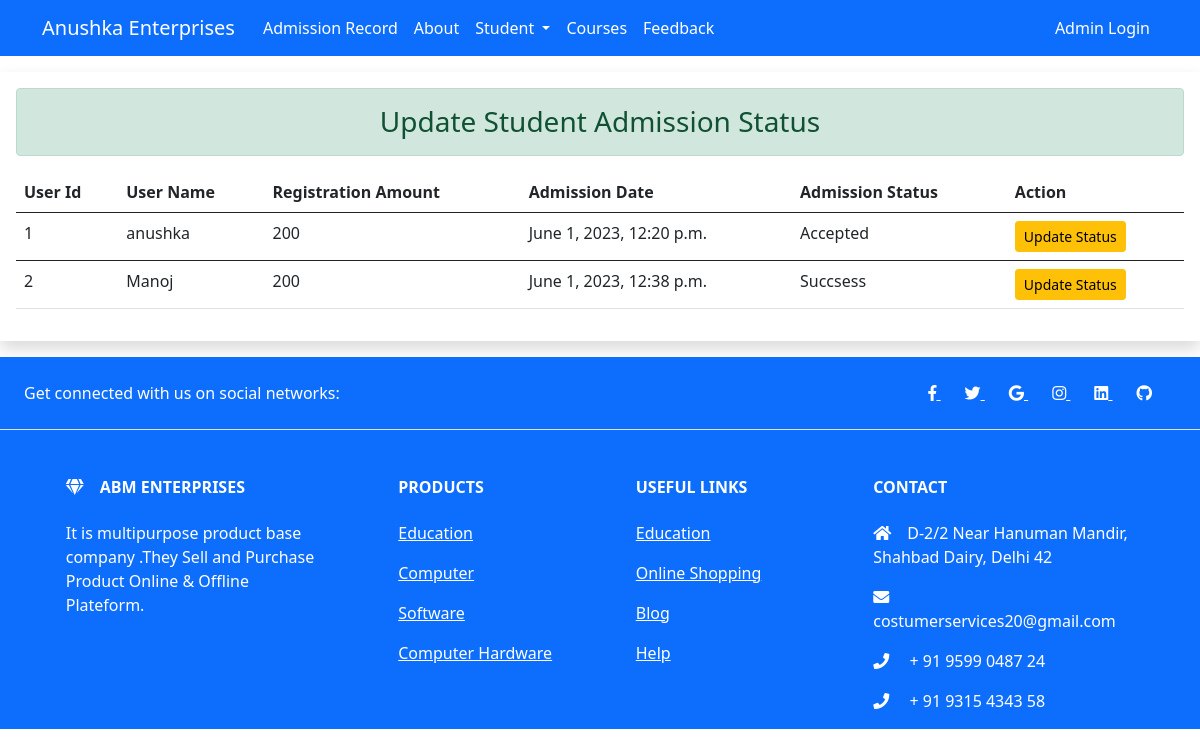
Page /adminn/admissionstatus/ on the committed database.
### edu/models.py (models this page shows)
class Admission_Status(models.Model):
    user = models.ForeignKey(User,on_delete=models.CASCADE)
    reg_amount = models.ForeignKey(Payment,on_delete=models.CASCADE)
    admissin_date =models.DateTimeField(auto_now_add=True)
    admission_status = models.CharField(max_length=50,choices=STATUS_CHOICE,default='Pending')

class Payment(models.Model):
    user = models.ForeignKey(User,on_delete=models.CASCADE)
    payment_date = models.DateTimeField(auto_now_add=True)
    amount = models.CharField(max_length=100)
    paymentid = models.CharField(max_length=100,default=False)
    paid = models.BooleanField(default=False)
    def __str__(self):
        return str(self.amount)

### adminportal/views.py (the view)
# urls.py: path('admissionstatus/',views.admission_status , name='admstatus'),
def admission_status(request):
   form  = Admission_Status.objects.all()
   return render(request,'adminportal/admstatus.html',{'form':form})

### adminportal/templates/adminportal/admstatus.html (shortened to what this page needs)
{% extends 'adminportal/base1.html' %}
{% load static %}
{% block content %}
<div class="container-fluid my-3 mt-3 shadow p-3">
  <h3 class="text-center alert alert-success">Update Student Admission Status</h3>
<table class="table">
    <thead>
      <tr>
        <th scope="col">User Id</th>
        <th scope="col">User Name</th>
        <th scope="col">Registration Amount</th>
        <th scope="col">Admission Date</th>
        <th scope="col">Admission Status</th>
        <th scope="col">Action</th>
      </tr>
    </thead>
    {% if form %}
    {% for fm in form %}
    <tbody>
      <tr>
        <td>{{fm.id}}</td>
        <td>{{fm.user}}</td>
        <td>{{fm.reg_amount}}</td>
        <td>{{fm.admissin_date}}</td>
        <td>{{fm.admission_status}}</td>
        <td>
           <a href="{%  url 'updatestatus' fm.id %}" class="btn btn-warning btn-sm">Update Status</a>
        </td>
      </tr>
    </tbody>
    {% endfor %}
    {% else %}
    <tbody>
      <tr>
        <td>No Record Found</td>
      </tr>
    </tbody>
    {% endif %}
  </table>
  </div>
{% endblock content %}

### rows in the picture
Admission_Status: id "1", user "anushka", reg_amount "200", admissin_date "June 1, 2023, 12:20 p.m.", admission_status "Accepted"
Admission_Status: id "2", user "Manoj", reg_amount "200", admissin_date "June 1, 2023, 12:38 p.m.", admission_status "Succsess"
